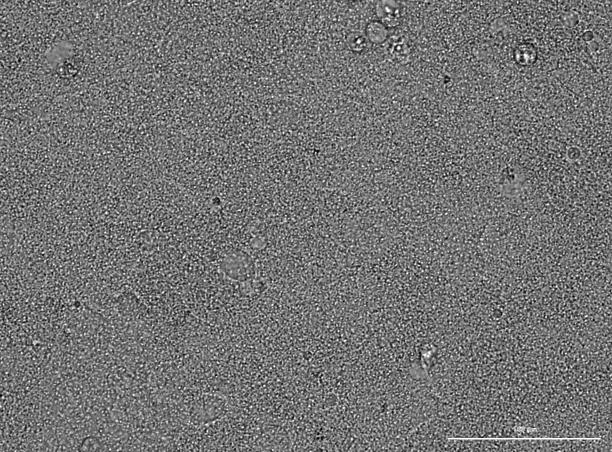
#> input picture Data/Kernels/BacterialPatch_4_22.tif, 1224 x 904 px (shown at 1/2 size); its folder holds only this picture in this run
$ jupyter execute --allow-errors 'Shaded Multi Kernel Routines-Unhealthy cells-C5_3.ipynb'   (shell and % lines are left out)
#> lines starting #> are read from the running program, lines starting #| are printed output that depends on the picture
[cell 1]
import matplotlib.pyplot as plt;
import seaborn as sns;
from PIL import Image
from matplotlib.pyplot import imshow
import numpy as np;
import glob

## Image Ingest

[cell 2]
def rgb2gray(rgb):

    r, g, b = rgb[:,:,0], rgb[:,:,1], rgb[:,:,2]
    gray = 0.2989 * r + 0.5870 * g + 0.1140 * b

    return gray

[cell 3]
import os
arr = os.listdir("Data/Kernels")
print(arr)
print(len(arr))

## Set Healthy Kernel

[cell 4]
set_kernel = True;
invert_image = False;
im_loop = []

for name in arr:
    if name.endswith(".tif"):
        im = Image.open("Data/Kernels/"+ str(name))
#> im is the input picture: PIL image 1224x904 RGBA; mean R, G, B, A 115.6, 115.6, 115.6, 255
        im_loop.append(np.asarray(im))
        print(name)
        imshow(im)
# [5 lines of commented-out code are left out]

[cell 5]
from scipy.ndimage import gaussian_filter
from skimage import data
from skimage import img_as_float
from skimage.morphology import reconstruction

#im = Image.open("Data/Kernels/C2_03_1_1_Bright Field_004.tif");


# Convert to float: Important for subtraction later which won't work with uint8
image = img_as_float(data.coins())
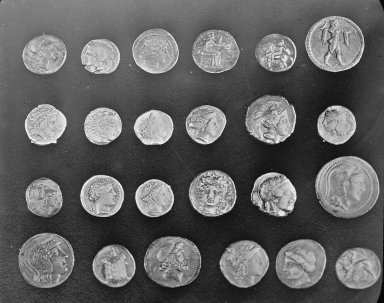
#> input picture skimage.data.coins(), 384 x 303 px
image = gaussian_filter(im, 1)
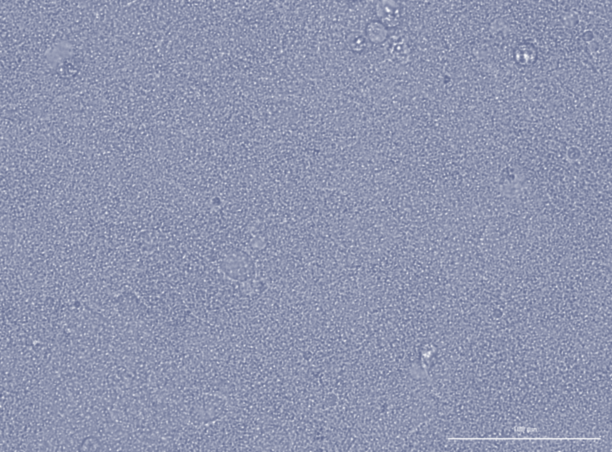
#> image: shape (904, 1224, 4) (shown at 1/2 size); mean R, G, B, A 114.6, 122.3, 155.6, 204.1; transparent parts drawn white

seed = np.copy(image)
seed[1:-1, 1:-1] = image.min()
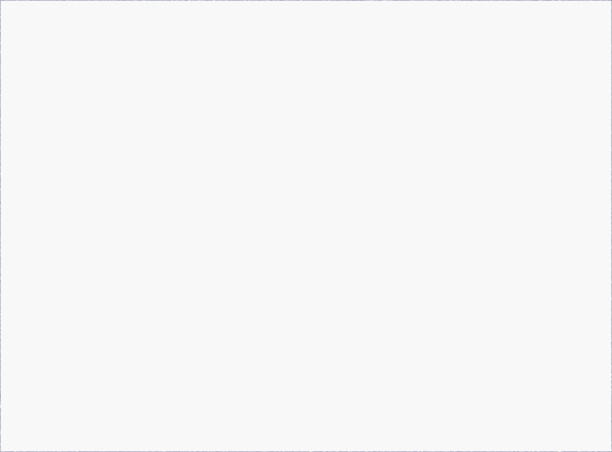
#> seed: shape (904, 1224, 4) (shown at 1/2 size); mean R, G, B, A 7.4, 7.4, 7.6, 7.8; transparent parts drawn white
mask = image

dilated = reconstruction(seed, mask, method='dilation')
im_array_gray = image;
imshow(im_array_gray)

[cell 6]
fig, (ax0, ax1, ax2) = plt.subplots(nrows=1,
                                 ncols=3,
                                 figsize=(40, 10.5),
                                 sharex=True,
                                 sharey=True)

ax0.imshow(image, cmap='gray')
ax0.set_title('original image')
ax0.axis('off')

ax1.imshow(dilated, vmin=image.min(), vmax=image.max(), cmap='gray')
ax1.set_title('dilated')
ax1.axis('off')

ax2.imshow((dilated-image), cmap='gray')
ax2.set_title('image - dilated')
ax2.axis('off')

fig.tight_layout()

plt.figure(figsize=[35,35])
imshow(im_array_gray,cmap='gray')
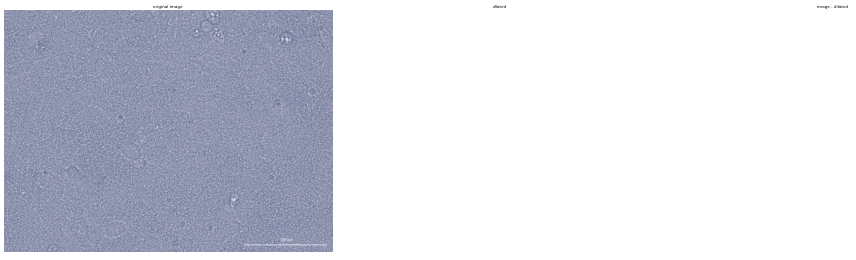
#> figure drawn by matplotlib, 3 panels

$ run again, on Data/Kernels/HCT116-Healthy_NC_10_2_20.tif
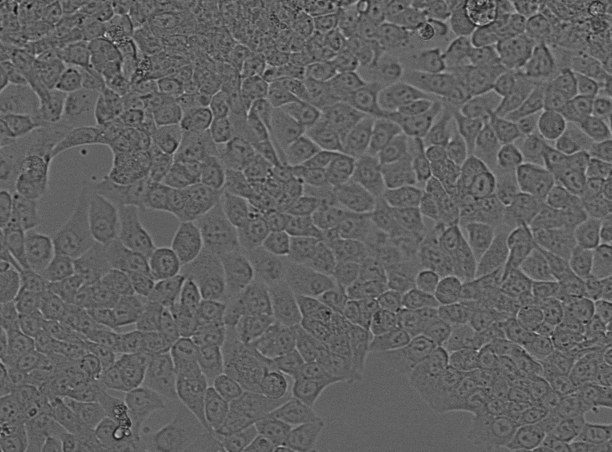
#> input picture Data/Kernels/HCT116-Healthy_NC_10_2_20.tif, 1224 x 904 px (shown at 1/2 size)
#> im is the input picture: PIL image 1224x904 I;16; min 4952, max 56939, mean 24845.1
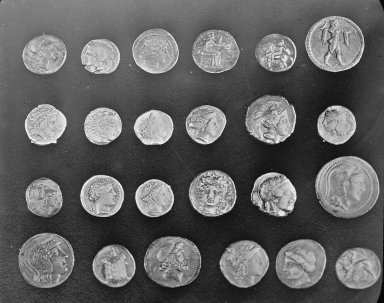
#> input picture skimage.data.coins(), 384 x 303 px
#> `[cell 6] fig, (ax0, ax1, ax2) = plt.subplots(nrows=1, ncols=3, figsize..`:
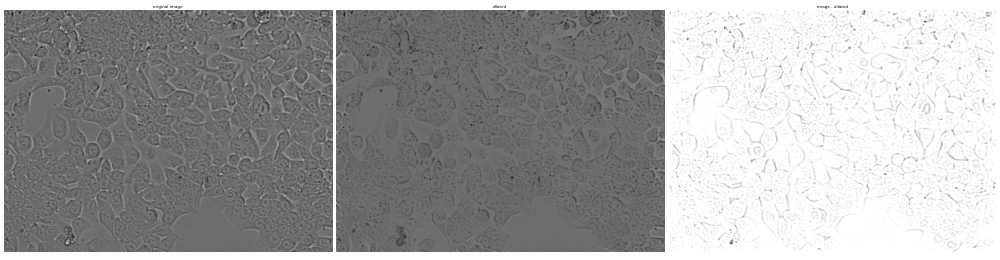
#> figure drawn by matplotlib, 3 panels

$ run again, on Data/Kernels/Caco2-Healthy_Repr30xP1.tif
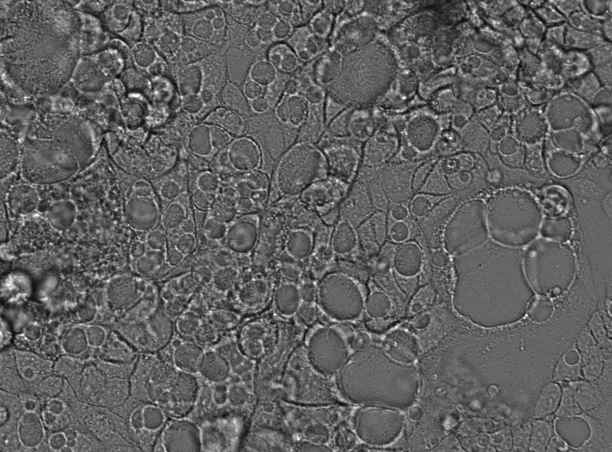
#> input picture Data/Kernels/Caco2-Healthy_Repr30xP1.tif, 1224 x 904 px (shown at 1/2 size)
#> im is the input picture: PIL image 1224x904 I;16; min 5920, max 65504, mean 28407
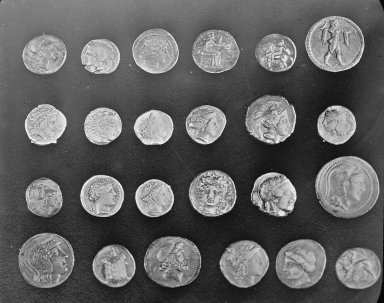
#> input picture skimage.data.coins(), 384 x 303 px
#> `[cell 6] fig, (ax0, ax1, ax2) = plt.subplots(nrows=1, ncols=3, figsize..`:
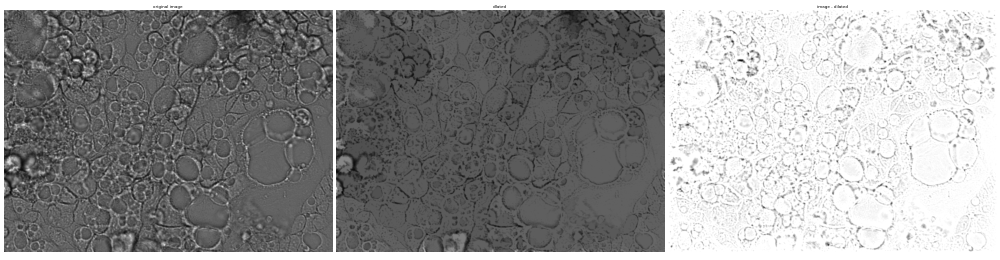
#> figure drawn by matplotlib, 3 panels
